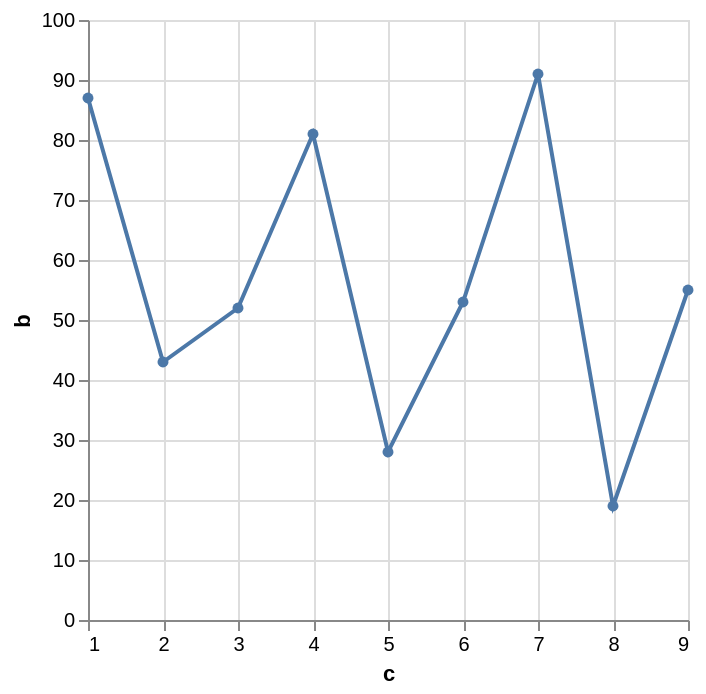

Write the Vega-Lite specification saved for this chart.
### Vega specification from a JSON file in a GitHub repository (floating-point values rounded to 4 significant figures)
{"$schema": "https://vega.github.io/schema/vega/v6.json", "background": "white", "padding": 5, "width": 300, "height": 300, "style": "cell", "data": [{"name": "source_0", "values": [{"a": "A", "b": 28, "c": 5, "g": "x"}, {"a": "B", "b": 55, "c": 9, "g": "y"}, {"a": "C", "b": 43, "c": 2, "g": "x"}, {"a": "D", "b": 91, "c": 7, "g": "y"}, {"a": "E", "b": 81, "c": 4, "g": "x"}, {"a": "F", "b": 53, "c": 6, "g": "y"}, {"a": "G", "b": 19, "c": 8, "g": "x"}, {"a": "H", "b": 87, "c": 1, "g": "y"}, {"a": "I", "b": 52, "c": 3, "g": "x"}]}, {"name": "data_0", "source": "source_0", "transform": [{"type": "formula", "expr": "toNumber(datum[\"c\"])", "as": "c"}]}, {"name": "data_1", "source": "data_0", "transform": [{"type": "filter", "expr": "isValid(datum[\"c\"]) && isFinite(+datum[\"c\"]) && isValid(datum[\"b\"]) && isFinite(+datum[\"b\"])"}]}], "marks": [{"name": "layer_0_marks", "type": "line", "style": ["line"], "sort": {"field": "x"}, "from": {"data": "data_0"}, "encode": {"update": {"stroke": {"value": "#4c78a8"}, "description": {"signal": "\"c: \" + (format(datum[\"c\"], \"\")) + \"; b: \" + (format(datum[\"b\"], \"\"))"}, "x": {"scale": "x", "field": "c"}, "y": {"scale": "y", "field": "b"}, "defined": {"signal": "isValid(datum[\"c\"]) && isFinite(+datum[\"c\"]) && isValid(datum[\"b\"]) && isFinite(+datum[\"b\"])"}}}}, {"name": "layer_1_marks", "type": "symbol", "style": ["point"], "from": {"data": "data_1"}, "encode": {"update": {"opacity": {"value": 1}, "fill": {"value": "#4c78a8"}, "ariaRoleDescription": {"value": "point"}, "description": {"signal": "\"c: \" + (format(datum[\"c\"], \"\")) + \"; b: \" + (format(datum[\"b\"], \"\"))"}, "x": {"scale": "x", "field": "c"}, "y": {"scale": "y", "field": "b"}}}}], "scales": [{"name": "x", "type": "linear", "domain": {"fields": [{"data": "data_0", "field": "c"}, {"data": "data_1", "field": "c"}]}, "range": [0, {"signal": "width"}], "nice": true, "zero": false}, {"name": "y", "type": "linear", "domain": {"fields": [{"data": "data_0", "field": "b"}, {"data": "data_1", "field": "b"}]}, "range": [{"signal": "height"}, 0], "nice": true, "zero": true}], "axes": [{"scale": "x", "orient": "bottom", "gridScale": "y", "grid": true, "tickCount": {"signal": "ceil(width/40)"}, "domain": false, "labels": false, "aria": false, "maxExtent": 0, "minExtent": 0, "ticks": false, "zindex": 0}, {"scale": "y", "orient": "left", "gridScale": "x", "grid": true, "tickCount": {"signal": "ceil(height/40)"}, "domain": false, "labels": false, "aria": false, "maxExtent": 0, "minExtent": 0, "ticks": false, "zindex": 0}, {"scale": "x", "orient": "bottom", "grid": false, "title": "c", "labelFlush": true, "labelOverlap": true, "tickCount": {"signal": "ceil(width/40)"}, "zindex": 0}, {"scale": "y", "orient": "left", "grid": false, "title": "b", "labelOverlap": true, "tickCount": {"signal": "ceil(height/40)"}, "zindex": 0}]}
